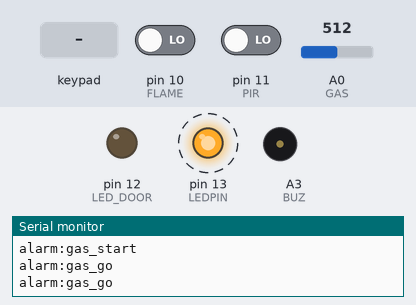
The program below on a simulated Arduino Uno, built with avr-gcc and run on an emulated ATmega328P. Shown: output pins drawn as LEDs (lit = HIGH), buzzer (waves = sounding), the last lines printed to the serial monitor. Dashed ring = blinking. The inputs (shaded band) are chosen by the test bench; at power-on: pin 11 (PIR) LOW, A0 (GAS) = 512, pin 10 (FLAME) LOW.

Above: at 1.2 s.
1.3 s: pin 11 (PIR) driven HIGH
At 1.4 s:
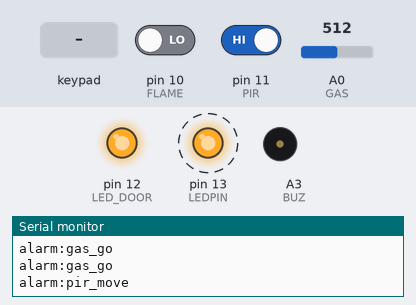
4.3 s: pin 11 (PIR) driven LOW
At 4.8 s:
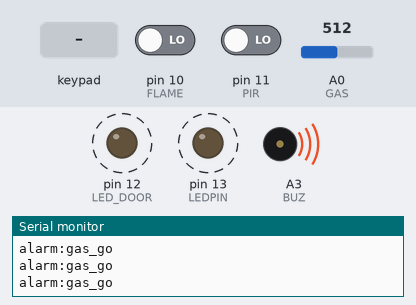
7.3 s: A0 (GAS) set to 314
10.3 s: A0 (GAS) set to 291
At 10.8 s:
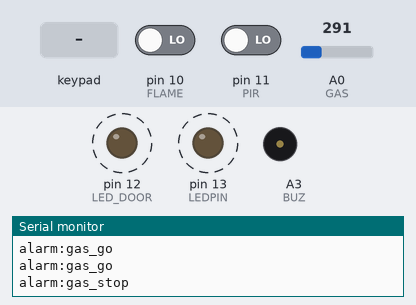
13.3 s: pin 10 (FLAME) driven HIGH
At 15.3 s:
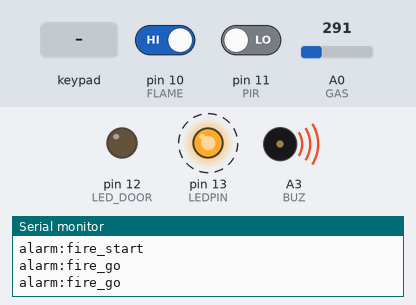
16.3 s: key '*' pressed
Timing chart, 0 to 20.3 s (numbered marks = the images above; inputs shaded):
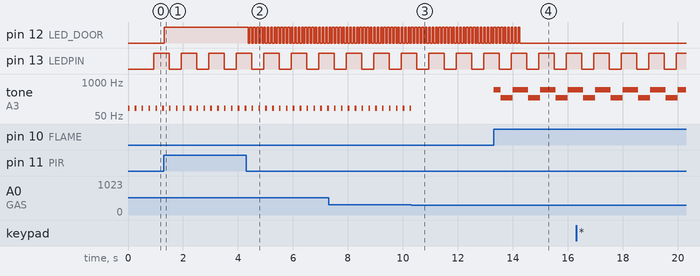

Measured:
- the behaviour switches between 300 and 299 on A0 (GAS) (found by bisection; images 2 and 3)
- after the input at 1.3 s, pin 12 (LED_DOOR): LOW → HIGH at once
- after the input at 4.3 s, pin 12 (LED_DOOR): alternates HIGH for 0.06 s and LOW for 0.06 s, starting after 0.08 s
- after the input at 10.3 s, tone on A3 (BUZ): goes on until 10.3 s, then stays silent
- after the input at 13.3 s, tone on A3 (BUZ): silent → 500 Hz at once, then repeats every 1.0 s: 250 Hz 0.44 s, 500 Hz 0.56 s
- by itself, pin 13 (LEDPIN): alternates HIGH for 0.56 s and LOW for 0.44 s
- by itself, tone on A3 (BUZ): alternates 100 Hz for 0.06 s and silent for 0.19 s

The program:

main.cpp
```cpp
// Include-Dateien
#include "pinout.h"
#include <stdio.h>
#include <Keypad.h>
#include <EEPROM.h>

// Define MQTT-Topics und Nachrichten
#define TOPIC_ALARM "alarm"
#define PIN_WRONG "pin_wrong"
#define PIN_CORRECT "pin_correct"
#define PIN_CHANGE_START "pin_change_start"
#define PIN_CHANGE_STOP "pin_change_stop"
#define PIN_CHANGE_SUC "pin_change_suc"
#define FIRE_START "fire_start"
#define FIRE_GO "fire_go"
#define FIRE_STOP "fire_stop"
#define GAS_START "gas_start"
#define GAS_GO "gas_go"
#define GAS_STOP "gas_stop"
#define PIR_MOVE "pir_move"

// Globale Variablen
volatile unsigned long int event = 0;
static const uint16_t gasSens = 300; // Wert ab dem Gas erkannt wird
static const uint16_t pirSens = 500; // Wert ad dem Bewegung erkannt wird
static bool changePas = false;
// Zustandsvariablen
static uint16_t motionDelay = 0;    // in Sekunden
static uint16_t pirDelay = 10;      // Verzögerung von Bewegungsmelder in Sekunden
static uint8_t pirStateNow = LOW;   // PIR Zustand aktualisiert LOW default
static uint8_t pirStateSaved = LOW; // PIR Zustand gespeichert LOW default
static uint8_t flameRead;           // Flame Zustand jetzt
static uint8_t flameState = LOW;    // Flame Zustand gespeichert LOW default
static uint16_t gasRead;            // Gaswerte vom Analogeingang
static uint8_t gasState = LOW;
static bool lock = true;                // Zustands des Schlosses true zu, false auf.
static const uint8_t lockOpen = 2;      // Zeit in Sekunden wie lange das Schloss geoeffnet wird
static uint8_t lockOpenTimeCounter = 0; // Zählt wie lange der Schloss auf ist in Takte (1/16 Sekunde)

// Keypad
static const int8_t pinInputDelay = 5;   // Zeit in Sekunden fuer die Eingabe naechstes Zeichens
static const int8_t pinChangeDelay = 10; // Zeit in Sekunden fuer das Wechseln der PIN
static int8_t pinInputTimeCounter = 0;
static int8_t pinChangeTimeCounter = 0;
static const int passLength = 4;
static bool passCorrect = false;
static bool checkOldPin = false;
static char password[passLength] = {1, 2, 3, 4};
static char passInput[passLength] = {0, 0, 0, 0};

static const uint8_t row_num = 4;
static const uint8_t col_num = 3;

char keys[row_num][col_num] = {
    {'1', '2', '3'},
    {'4', '5', '6'},
    {'7', '8', '9'},
    {'*', '0', '#'}};

// R1-R4 & C1-C3 sind digitale Eingänge am Arduino
byte pin_row[row_num] = {R1, R2, R3, R4};
byte pin_col[col_num] = {C1, C2, C3};

Keypad keypad = Keypad(makeKeymap(keys), pin_row, pin_col, row_num, col_num);

// Interrupt Service Routine
ISR(INT0_vect)
{
  // External Interrupt (INT0) Port PD2 (D2)
  event++;
}

void send_mqtt_message(String topic, String text)
{
  String message = topic + ":" + text;
  Serial.println(message);
}

void pinEingabe()
{
  // Eingabe eines Zeichens vom Keypad
  char key = keypad.getKey();
  if (key)
  {
    tone(BUZ, 100);
    pinInputTimeCounter = 1;
    switch (key)
    {
    case '#':
      passCorrect = true;                  // wird auf false gesetzt, wenn die eingegebene PIN falsch war
      for (int i = 0; i < passLength; i++) // pruefen, ob alle char in passInput mit password uebereinstimmen
      {
        if (password[i] != passInput[i])
          passCorrect = false;
      }
      if (passCorrect)
      {
        // PIN wechseln
        if (changePas && !checkOldPin)
        {
          checkOldPin = true;
          pinChangeTimeCounter = 1;
          // Serial.print("\nSie haben jetzt ");
          // Serial.print(pinChangeDelay);
          // Serial.print(" Sekunden um Ihre neue PIN einzugeben");
          // Serial.print("\nDie neue PIN muss genau ");
          // Serial.print(passLength);
          // Serial.print(" Zeichen lang sein \nBitte neue PIN eingeben und mit * bestaetigen: ");
          for (int i = 0; i < passLength; i++) // passInput leeren
            passInput[i] = -1;
        }
        // PIN-Aenderung unterbrochen
        else if (changePas && checkOldPin)
        {
          send_mqtt_message(TOPIC_ALARM, PIN_CHANGE_STOP);
          // Serial.println("Aenderung der PIN unterbrochen");
          changePas = false;
          checkOldPin = false;
          for (int i = 0; i < passLength; i++) // passInput leeren
            passInput[i] = -1;
        }
        // PIN richtig, Schloss oeffnen
        else
        {
          // Serial.print("\nDas Schloss wird fuer ");
          // Serial.print(lockOpen);
          // Serial.print(" Sekunden geoeffnet \n");
          lock = false; // Schloss oeffnen
          send_mqtt_message(TOPIC_ALARM, PIN_CORRECT);
        }
        for (int i = 0; i < passLength; i++) // passInput leeren
          passInput[i] = -1;
      }
      else if (changePas) // die neue PIN wurde mit # bestaetigt ==> ABBRUCH
      {
        // Serial.println("\nPIN-Aenderung unterbrochen \nDie neue PIN muss mit * bestaetigt werden!");
        pinChangeTimeCounter = 0;
        changePas = false;
        checkOldPin = false;
        for (int i = 0; i < passLength; i++)
          passInput[i] = -1; // passInput leeren
      }
      else
      {
        // Serial.println("Falsches PIN! Versuchen Sie es nochmal!");
        send_mqtt_message(TOPIC_ALARM, PIN_WRONG);
        changePas = false;
        pinChangeTimeCounter = 0;
        for (int i = 0; i < passLength; i++)
          passInput[i] = -1; // passInput leeren
      }
      break;
    case '*':
      // Pin wechseln
      pinChangeTimeCounter = 1;
      if (!changePas)
      {
        // Serial.print("\nGeben Sie die alte PIN ein und bestaetigen mit # ");
        send_mqtt_message(TOPIC_ALARM, PIN_CHANGE_START);
        changePas = true;
      }
      else if (changePas && checkOldPin)
      {
        checkOldPin = false;
        bool inputFull = true;
        for (int i = 0; i < passLength; i++) // Pruefen ob die neue eingegebene PIN genau passLength Zeichen hat
        {
          if (passInput[i] == -1)
          {
            inputFull = false;
            // Serial.print("\nDie neue PIN passt nicht der Anforderungen! \n PIN-Aenderung abgebrochen");
            pinChangeTimeCounter = 0;
            for (int i = 0; i < passLength; i++)
              passInput[i] = -1;
            break;
          }
        }
        if (inputFull)
        {
          // Serial.print("\n Die Neue PIN ist:");
          for (int i = 0; i < passLength; i++)
          {
            Serial.print(passInput[i]);
            EEPROM.put(i, passInput[i]);  // neue PIN in EEPROM speichern
            password[i] = EEPROM.read(i); // neue PIN aus EEPROM laden
            passInput[i] = -1;
          }
          // Serial.println("In EEPROM gespeichert ");
          send_mqtt_message(TOPIC_ALARM, PIN_CHANGE_SUC);
        }
        pinChangeTimeCounter = 0;
        changePas = false;
        checkOldPin = false;
      }
      else
      {
        // Serial.println("\nPIN-Aenderung unterbrochen");
        send_mqtt_message(TOPIC_ALARM, PIN_CHANGE_STOP);
        pinChangeTimeCounter = 0;
        changePas = false;
        checkOldPin = false;
        for (int i = 0; i < passLength; i++)
        {
          passInput[i] = -1; // passInput leeren
        }
      }
      break;
    default:
      if (passInput[passLength - 1] != -1) // passInput wird geleert, wenn die letzte Zahl + 1 eingegeben wurde
        for (int i = 0; i < passLength; i++)
          passInput[i] = -1;
      for (int i = 0; i < passLength; i++)
        if (passInput[i] == -1) // neues Key auf freien Platz setzen
        {
          passInput[i] = key;
          break;
        }
      for (int i = 0; i < passLength; i++)
        // Serial.print(passInput[i]);
        break;
    }
    noTone(BUZ);
  }

  if (pinInputTimeCounter != 0)
  {
    pinInputTimeCounter++;
    if (pinInputTimeCounter > pinInputDelay * 16)
    {
      pinInputTimeCounter = 0;
      changePas = false;
      // Serial.print("\npinInput leer");
      for (int i = 0; i < passLength; i++)
        passInput[i] = -1;
    }
  }
  if (pinChangeTimeCounter != 0)
  {
    pinChangeTimeCounter++;
    if (pinChangeTimeCounter > pinChangeDelay * 16) // pinChangeDelay in Sekunden
    {
      pinChangeTimeCounter = 0;
      // Serial.print("PIN Wechsel ABBRUCH");
      changePas = false;
      for (int i = 0; i < passLength; i++)
        passInput[i] = -1;
    }
  }
}

// Magnetschloss
void magnetSchloss()
{
  if (!lock && lockOpenTimeCounter <= lockOpen * 16) // lockOpen in Sekunden
  {
    lockOpenTimeCounter++;
    digitalWrite(REL, HIGH);
  }
  else if (lockOpenTimeCounter > lockOpen * 16)
  {
    lockOpenTimeCounter = 0;
    lock = true;
    digitalWrite(REL, LOW);
  }
}

// Gasmelder
void gasMelder()
{
  gasRead = analogRead(GAS);
  if (gasRead >= gasSens && !gasState)
  {
    // Erste Erkennung des Gases
    gasState = HIGH;
    send_mqtt_message(TOPIC_ALARM,GAS_START);
    // Serial.println("Gas erkannt!");
  }
  else if (gasState && gasRead < gasSens)
  {
    send_mqtt_message(TOPIC_ALARM,GAS_STOP);
    gasState = LOW;
    // Serial.println("Gas ist weg");
  }
}

// Feuermelder
void feuerMelder()
{
  flameRead = digitalRead(FLAME); // Zustand pruefen
  if (flameRead && !flameState)   // Sensor gibt HIGH aus => Feuer erkannt
  {
    flameState = HIGH;
    send_mqtt_message(TOPIC_ALARM, FIRE_START);
    // Serial.println("Feuer erkannt!");
  }
  else if (flameState && !flameRead) // kein Feuer mehr erkannt
  {
    flameState = LOW;
    send_mqtt_message(TOPIC_ALARM, FIRE_STOP);
    // Serial.println("Feuer geloescht!");
    noTone(BUZ);
  }
}

// Bewegungsmelder
void bewegungsMelder()
{
  pirStateSaved = pirStateNow;
  pirStateNow = digitalRead(PIR);
  if (!pirStateSaved && pirStateNow) // Erkennung einer Bewegung
  {
    // Serial.println("Bewegung erkannt!");
    send_mqtt_message(TOPIC_ALARM, PIR_MOVE);
    digitalWrite(LED_DOOR, HIGH); // Diode einschalten
    motionDelay = 0;
  }
  else if (pirStateSaved && pirStateNow) // Bewegung geht weiter
  {
    motionDelay = 0;
  }
  else if (pirStateSaved && !pirStateNow) // Bewegung stoppt
  {
    // Serial.println("Bewegung stoppt => Verzoegerung");
    pirStateSaved = pirStateNow;
    motionDelay = 1; // start der Verzoegerung
  }
  // Verzoegerung
  if (motionDelay != 0)
  {
    if (motionDelay <= pirDelay * 16) // pirDelay ist in Sekunden eingegeben
    {
      motionDelay++;
      if (motionDelay % 2 == 0) // Diode blinkt
      {
        digitalWrite(LED_DOOR, HIGH);
      }
      else
      {
        digitalWrite(LED_DOOR, LOW);
      }
    }
    else
    {
      // Serial.println("Verzoegerung stoppt");
      digitalWrite(LED_DOOR, LOW);
      motionDelay = 0;
    }
  }
}

// Alarmton
void alarm(uint8_t count)
{
  if (flameState) // Feuer
  {
    // 1 Mal pro Sekunde MQTT-Nachricht senden
    if (count == 0)
    {
      send_mqtt_message(TOPIC_ALARM, FIRE_GO);
    }
    if (count <= 8)
      tone(BUZ, 500);
    else
      tone(BUZ, 250);
  }
  else if (gasState) // Gas
  {
    // 1 Mal pro Sekunde MQTT-Nachricht senden
    if (count == 0)
    {
      send_mqtt_message(TOPIC_ALARM, GAS_GO);
    }
    if (count % 4 == 0)
      tone(BUZ, 100);
    else
      noTone(BUZ);
  }
  else
  {
    noTone(BUZ);
  }
}

// Initialisierung
void setup()
{
  SYNCINIT; // Initialisierung der Interrupt-Synchronisation
  // Interrupt für steigende und fallende Flanke konfigurieren
  // ISC01  ISC00     -> 01
  //     0      0     -> low level
  //     0      1     -> logical change
  //     1      0     -> falling edge
  //     1      1     -> rising edge
  // EICRA |= (1 << ISC01);
  EICRA &= ~(1 << ISC01);
  EICRA |= (1 << ISC00);
  // EICRA &= ~(1 << ISC00);
  EIMSK |= (1 << INT0);  // External Interrupt 0 (INT0) aktivieren
  __asm("SEI");          // Interrupts freigeben
  pinMode(ECHO, INPUT);  // Echo-Signal / Externer Interrupt
  pinMode(TRIG, OUTPUT); // Trigger-Signal für Sensor
  digitalWrite(TRIG, LOW);
  Serial.begin(9600); // Serielle Schnittstelle initialisieren
  // Serial.println(VERSIONLANG);

  // MEINE UNTEN
  char readPass[passLength];
  // Serial.print("ReadPass: ");
  for (int i = 0; i < passLength; i++) // passwort aus EEPROM ablesen
  {
    if (EEPROM.read(i) == NULL) // kein sinvoller Passwort in EEPROM gespeichert
    {
      for (int i = 0; i < passLength; i++)
      {
        readPass[i] = -1;
      }
      break;
    }
    else
    {
      readPass[i] = EEPROM.read(i);
      // Serial.print(readPass[i]);
    }
  }

  // abgelesene PIN in password speichern
  // dabei pruefen, ob  es sinnvoller Wert hat
  for (int i = 0; i < passLength; i++)
  {
    if (readPass[i] != -1)
    {
      password[i] = readPass[i];
    }
    else
    {
      for (int i = 0; i < passLength; i++)
        password[i] = i + 1; // Default PIN ist 1234 fuer passLength 4
      break;
    }
  }
  // Serial.print("PIN: ");
  for (int i = 0; i < passLength; i++)
  {
    // Serial.print(password[i]);
  }
  pinMode(PIR, INPUT);
  pinMode(FLAME, INPUT);
  pinMode(GAS, INPUT);
  pinMode(BUZ, OUTPUT);
  pinMode(REL, OUTPUT);
  pinMode(LED_DOOR, OUTPUT);
}

// Hauptschleife
void loop()
{
  // Serial.print(PIR);
  static uint8_t count = 0;
  static uint64_t seconds = 0;
  // Dieser Teil der Hauptscheife läuft unsynchronisiert

  SYNCLOOP;
  // Interrupt-Synchronisation der Hauptschleife
  // Dieser Teil der Hauptschleife startet alle 62,5 ms

  pinEingabe();
  magnetSchloss();
  gasMelder();
  feuerMelder();
  bewegungsMelder();
  alarm(count);

  // Schleifenzähler erhöhen (zählt von 0 bis 15 und wird dann wieder auf 0 gesetzt)
  if (++count > SEC_COUNT)
  {
    count = 0;
    seconds++;
  }
}
```

pinout.h
```cpp
#ifndef _gp2_1_BASIS_H_
#define _gp2_1_BASIS_H_

#include "Arduino.h"
#include "syncloop.h"

// Information zur Software
#define VERSIONLANG ("Projekt " __FILE__ " erstellt am " __DATE__ " um " __TIME__ " Uhr")

// Hauptschleifenzähler
#define MAX_COUNT 255 // MAX_COUNT = T*16-1 (hier mit T = 16 Sekunden)
#define SEC_COUNT 15  // SEC_COUNT = T*16-1 (hier mit T = 1 Sekunde)

// Eingänge
#define ECHO 2 // Echo-Anschluss des Sensors (externer Interrupt)

// Ausgänge
#define TRIG 4 // Trigger-Anschluss des Sensors

#define PIR 11 // Anschluss Bewegungssensor

#define FLAME 10 // Feuersensor

#define GAS A0 // Gassensor

#define BUZ A3 // Piezo

#define REL 2  // Relais

#define LED_DOOR 12 // Rote Diode

// Keypad
#define R1 9
#define R2 8
#define R3 7
#define R4 6
#define C1 5
#define C2 4
#define C3 3

#endif /* _gp2_1_BASIS_H_ */
```

syncloop.h
```cpp
#ifndef SYNCLOOP_H_
#define SYNCLOOP_H_

#include "Arduino.h"

// System-Konstanten
#define SYS_TCMP       15624   //  TCMP = T*F/P-1 = 62,5 ms mit F = 16 MHz und P = 64
#define SYS_SLOTS         16   //  16 Zeitschlitze im Sekundentakt verfügbar
#define SYS_IDLEMAX   0xFFFF   //  Zähler zur Überwachung der Systemlast

// Abgeleitete System-Konstanten
#define SYS_CLKSEM         8   //   Systemtakte pro halbe Sekunde (entspricht SYS_TASKSLOTS/2)
#define SYS_CLKSEC        16   //   Systemtakte pro Sekunde (entspricht SYS_TASKSLOTS)
#define SYS_CLKMIN       960   //   Systemtakte pro Minute (entspricht 60*SYS_CLKMIN)

// Signalisierung-LED (On-Board_LED Pin D13)
#define LEDPIN    13
// Direkter Registerzugriff auf Pin D13 (speziel für Uno / ATmega328P)
// Pin D13 <-> PB5 (On-Board LED) [Bit 5 in den Registern DDRB und PORTB]
#define iniLED PORTB&=0xDF;DDRB|=0x20;PORTB&=0xDF;
#define setLED PORTB|=0x20;
#define clrLED PORTB&=0xDF;

// Definitionen zur Schleifensynchronisation
#define SYNCINIT initTimer1();iniLED;
#define SYNCLOOP if ( syncloop() ) return;

// Prototypen
void initTimer1(void);
boolean syncloop(void);

#endif /* SYNCLOOP_H_ */
```

syncloop.cpp
```cpp
#include "syncloop.h"

// Signalisierung des Overflow Interrupts von Timer 1
volatile boolean sysint = false;

// Überwachung der Systemlast
unsigned int  idlecnt = 0;
unsigned int  overloadcnt = 0;

// Interrupt Service Routine
ISR(TIMER1_COMPA_vect)
{
  sysint = true;
}

// Initialisierung von Timer 1 (62.5 ms System-Interrupt)
void initTimer1(void)
{
  __asm("CLI");             // Interrupts sperren
  TCCR1A = 0;               // Timer Control Register zurücksetzen
  TCCR1B = 0;               // Timer Control Register zurücksetzen
  TCCR1C = 0;               // Timer Control Register zurücksetzen
  TCNT1 = 0;                // Zählregister zurücksetzen
  OCR1A = SYS_TCMP;         // Vergleichsregister setzen
  TCCR1B |= (1 << WGM12);   // Vergleichsmodus aktivieren
  TCCR1B |= (1 << CS10);    // Prescaler 64 (Bit 10 und ...)
  TCCR1B |= (1 << CS11);    // Prescaler 64 (... Bit 11 setzen)
  TIMSK1 |= (1 << OCIE1A);  // Timer Compare Interrupt aktivieren
  __asm("SEI");             // Interrupts freigeben
}

// Synchronisierungsfunktion
boolean syncloop(void)
{
  static short int cnt = 0;

  // Schleifensynchronisierung
  if ( !sysint )
  {
    if ( idlecnt < SYS_IDLEMAX ) idlecnt++;
    return true;
  }
  sysint = false;

  // Systemtakt (62.5 ms)
  if ( !idlecnt ) overloadcnt++; // Systemüberlast!
  idlecnt = 0;

  // Takt-Zähler
  if ( cnt == SYS_CLKSEM ) clrLED;
  if ( ++cnt >= SYS_CLKSEC ) {cnt = 0; setLED;}

  return false;
}
```
